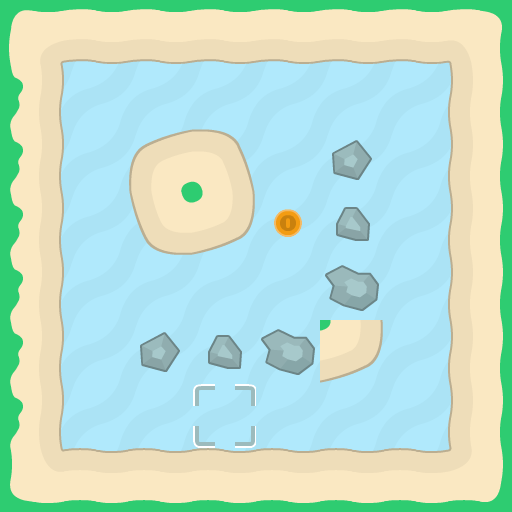

Below is a game level as drawn by its tile map, then a one-line description and the .tmx file that defines it, in full:
An orthogonal 8x8 tile map with 64x64 px tiles, 4 tile layers (background, walls, foreground, objects).

<map version="1.10" tiledversion="1.11.2" orientation="orthogonal" renderorder="right-down" width="8" height="8" tilewidth="64" tileheight="64" infinite="0" nextlayerid="6" nextobjectid="1">
 <properties>
  <property name="character_bottom" value="[[16,0]]" />
  <property name="character_left" value="[[16,3]]" />
  <property name="character_right" value="[[16,2]]" />
  <property name="character_top" value="[[16,1]]" />
 </properties>
 <tileset firstgid="1" source="tiles_sheet.tsx" />
 <layer id="4" name="background" width="8" height="8">
  <data encoding="csv">
77,77,77,77,77,77,77,77,
77,77,77,77,77,77,77,77,
77,77,77,77,77,77,77,77,
77,77,77,77,77,77,77,77,
77,77,77,77,77,77,77,77,
77,77,77,77,77,77,77,77,
77,77,77,77,77,77,77,77,
77,77,77,77,77,77,77,77
</data>
 </layer>
 <layer id="1" name="walls" width="8" height="8">
  <data encoding="csv">
38,58,58,58,58,58,58,39,
43,0,0,0,0,0,0,23,
43,0,6,9,0,54,0,23,
43,0,57,60,0,52,0,23,
43,0,0,0,0,53,0,23,
43,0,54,52,53,60,0,23,
43,0,0,0,0,0,0,23,
55,7,7,7,7,7,7,56
</data>
 </layer>
 <layer id="5" name="foreground" width="8" height="8">
  <data encoding="csv">
0,0,0,0,0,0,0,0,
0,0,0,0,0,0,0,0,
0,0,0,0,0,0,0,0,
0,0,0,0,0,0,0,0,
0,0,0,0,0,0,0,0,
0,0,0,0,0,0,0,0,
0,0,0,0,0,0,0,0,
0,0,0,0,0,0,0,0
</data>
 </layer>
 <layer id="3" name="objects" width="8" height="8">
  <data encoding="csv">
0,0,0,0,0,0,0,0,
0,0,0,0,0,0,0,0,
0,0,0,0,0,0,0,0,
0,0,0,0,85,0,0,0,
0,0,0,0,0,0,0,0,
0,0,0,0,0,0,0,0,
0,0,0,102,0,0,0,0,
0,0,0,0,0,0,0,0
</data>
 </layer>
</map>
